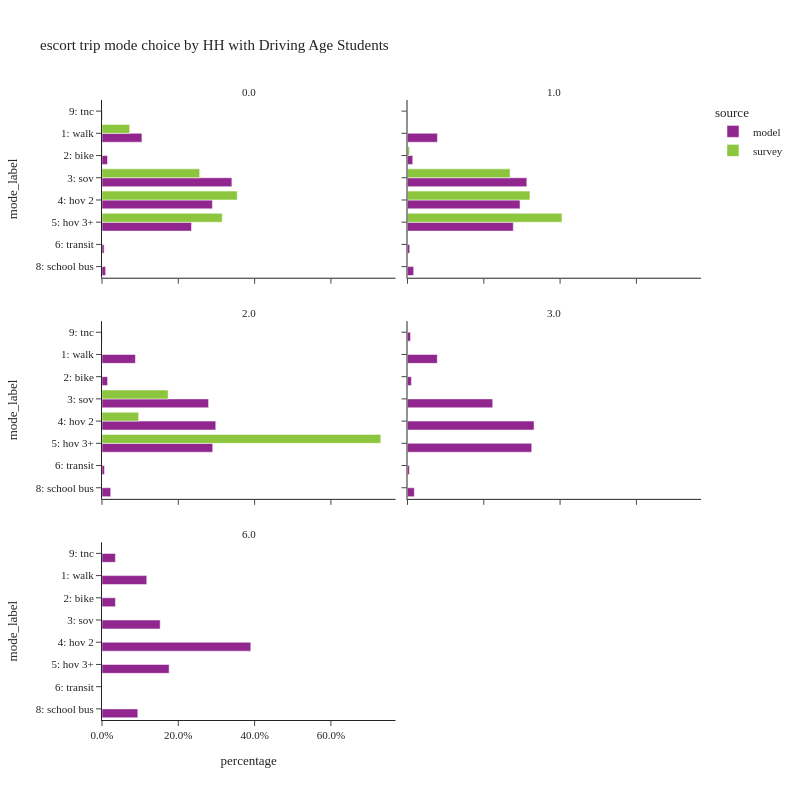

Notebook source saved alongside this figure:
### Code cell
plot_mode_choice(es_trip,
                 "hhhsc",
                 {
                  "mode_label":["1: walk","2: bike","3: sov","4: hov 2","5: hov 3+","6: transit",
                                   "8: school bus","9: other–survey only"]},
                 "HH with Driving Age Students",2,800)

### Figure 1 — Plotly figure (JSON) as saved in the notebook; plotly's stock layout.template omitted (floating-point values rounded to 4 significant figures)
{"data": [{"alignmentgroup": "True", "customdata": [[176021], [25150], [599518], [514797], [427832], [6869], [17925], [1638]], "hovertemplate": "source=model<br>hhhsc=0.0<br>percentage=%{x}<br>mode_label=%{y}<br>sample count=%{customdata[0]}<extra></extra>", "legendgroup": "model", "marker": {"color": "#91268F", "pattern": {"shape": ""}}, "name": "model", "offsetgroup": "model", "orientation": "h", "showlegend": true, "textposition": "auto", "type": "bar", "x": [0.1046, 0.01448, 0.3404, 0.2894, 0.2346, 0.005624, 0.009551, 0.001327], "xaxis": "x5", "y": ["1: walk", "2: bike", "3: sov", "4: hov 2", "5: hov 3+", "6: transit", "8: school bus", "9: tnc"], "yaxis": "y5"}, {"alignmentgroup": "True", "customdata": [[19226], [3397], [72213], [69045], [66528], [1042], [4109], [137]], "hovertemplate": "source=model<br>hhhsc=1.0<br>percentage=%{x}<br>mode_label=%{y}<br>sample count=%{customdata[0]}<extra></extra>", "legendgroup": "model", "marker": {"color": "#91268F", "pattern": {"shape": ""}}, "name": "model", "offsetgroup": "model", "orientation": "h", "showlegend": false, "textposition": "auto", "type": "bar", "x": [0.07845, 0.01375, 0.3128, 0.2949, 0.2773, 0.005806, 0.01618, 0.0007555], "xaxis": "x6", "y": ["1: walk", "2: bike", "3: sov", "4: hov 2", "5: hov 3+", "6: transit", "8: school bus", "9: tnc"], "yaxis": "y6"}, {"alignmentgroup": "True", "customdata": [[3676], [598], [9933], [11202], [11620], [167], [959], [16]], "hovertemplate": "source=model<br>hhhsc=2.0<br>percentage=%{x}<br>mode_label=%{y}<br>sample count=%{customdata[0]}<extra></extra>", "legendgroup": "model", "marker": {"color": "#91268F", "pattern": {"shape": ""}}, "name": "model", "offsetgroup": "model", "orientation": "h", "showlegend": false, "textposition": "auto", "type": "bar", "x": [0.0876, 0.01468, 0.2794, 0.2982, 0.2902, 0.006559, 0.02285, 0.0005034], "xaxis": "x3", "y": ["1: walk", "2: bike", "3: sov", "4: hov 2", "5: hov 3+", "6: transit", "8: school bus", "9: tnc"], "yaxis": "y3"}, {"alignmentgroup": "True", "customdata": [[74], [8], [148], [240], [226], [3], [15], [2]], "hovertemplate": "source=model<br>hhhsc=3.0<br>percentage=%{x}<br>mode_label=%{y}<br>sample count=%{customdata[0]}<extra></extra>", "legendgroup": "model", "marker": {"color": "#91268F", "pattern": {"shape": ""}}, "name": "model", "offsetgroup": "model", "orientation": "h", "showlegend": false, "textposition": "auto", "type": "bar", "x": [0.07814, 0.01035, 0.2234, 0.3318, 0.3256, 0.004921, 0.0179, 0.007886], "xaxis": "x4", "y": ["1: walk", "2: bike", "3: sov", "4: hov 2", "5: hov 3+", "6: transit", "8: school bus", "9: tnc"], "yaxis": "y4"}, {"alignmentgroup": "True", "customdata": [[2], [1], [3], [9], [3], [2], [1]], "hovertemplate": "source=model<br>hhhsc=6.0<br>percentage=%{x}<br>mode_label=%{y}<br>sample count=%{customdata[0]}<extra></extra>", "legendgroup": "model", "marker": {"color": "#91268F", "pattern": {"shape": ""}}, "name": "model", "offsetgroup": "model", "orientation": "h", "showlegend": false, "textposition": "auto", "type": "bar", "x": [0.1173, 0.03519, 0.1525, 0.39, 0.176, 0.09384, 0.03519], "xaxis": "x", "y": ["1: walk", "2: bike", "3: sov", "4: hov 2", "5: hov 3+", "8: school bus", "9: tnc"], "yaxis": "y"}, {"alignmentgroup": "True", "customdata": [[137], [23], [328], [467], [382], [5], [3]], "hovertemplate": "source=survey<br>hhhsc=0.0<br>percentage=%{x}<br>mode_label=%{y}<br>sample count=%{customdata[0]}<extra></extra>", "legendgroup": "survey", "marker": {"color": "#8CC63E", "pattern": {"shape": ""}}, "name": "survey", "offsetgroup": "survey", "orientation": "h", "showlegend": true, "textposition": "auto", "type": "bar", "x": [0.07254, 0.001247, 0.256, 0.3544, 0.3152, 0.0003644, 0.0001873], "xaxis": "x5", "y": ["1: walk", "2: bike", "3: sov", "4: hov 2", "5: hov 3+", "6: transit", "8: school bus"], "yaxis": "y5"}, {"alignmentgroup": "True", "customdata": [[1], [1], [26], [41], [23]], "hovertemplate": "source=survey<br>hhhsc=1.0<br>percentage=%{x}<br>mode_label=%{y}<br>sample count=%{customdata[0]}<extra></extra>", "legendgroup": "survey", "marker": {"color": "#8CC63E", "pattern": {"shape": ""}}, "name": "survey", "offsetgroup": "survey", "orientation": "h", "showlegend": false, "textposition": "auto", "type": "bar", "x": [7.85e-05, 0.005077, 0.2689, 0.321, 0.405], "xaxis": "x6", "y": ["1: walk", "2: bike", "3: sov", "4: hov 2", "5: hov 3+"], "yaxis": "y6"}, {"alignmentgroup": "True", "customdata": [[4], [2], [8]], "hovertemplate": "source=survey<br>hhhsc=2.0<br>percentage=%{x}<br>mode_label=%{y}<br>sample count=%{customdata[0]}<extra></extra>", "legendgroup": "survey", "marker": {"color": "#8CC63E", "pattern": {"shape": ""}}, "name": "survey", "offsetgroup": "survey", "orientation": "h", "showlegend": false, "textposition": "auto", "type": "bar", "x": [0.1733, 0.09584, 0.7309], "xaxis": "x3", "y": ["3: sov", "4: hov 2", "5: hov 3+"], "yaxis": "y3"}], "layout": {"annotations": [{"font": {}, "showarrow": false, "text": "6.0", "x": 0.245, "xanchor": "center", "xref": "paper", "y": 0.2867, "yanchor": "bottom", "yref": "paper"}, {"font": {}, "showarrow": false, "text": "2.0", "x": 0.245, "xanchor": "center", "xref": "paper", "y": 0.6433, "yanchor": "bottom", "yref": "paper"}, {"font": {}, "showarrow": false, "text": "3.0", "x": 0.755, "xanchor": "center", "xref": "paper", "y": 0.6433, "yanchor": "bottom", "yref": "paper"}, {"font": {}, "showarrow": false, "text": "0.0", "x": 0.245, "xanchor": "center", "xref": "paper", "y": 1.0, "yanchor": "bottom", "yref": "paper"}, {"font": {}, "showarrow": false, "text": "1.0", "x": 0.755, "xanchor": "center", "xref": "paper", "y": 1.0, "yanchor": "bottom", "yref": "paper"}], "barmode": "group", "height": 800, "legend": {"title": {"text": "source"}, "tracegroupgap": 0}, "title": {"text": "escort trip mode choice by HH with Driving Age Students"}, "width": 800, "xaxis": {"anchor": "y", "domain": [0.0, 0.49], "tickformat": ".1%", "title": {"text": "percentage"}}, "xaxis2": {"anchor": "y2", "domain": [0.51, 1.0], "matches": "x", "tickformat": ".1%", "title": {"text": "percentage"}}, "xaxis3": {"anchor": "y3", "domain": [0.0, 0.49], "matches": "x", "showticklabels": false, "tickformat": ".1%"}, "xaxis4": {"anchor": "y4", "domain": [0.51, 1.0], "matches": "x", "showticklabels": false, "tickformat": ".1%"}, "xaxis5": {"anchor": "y5", "domain": [0.0, 0.49], "matches": "x", "showticklabels": false, "tickformat": ".1%"}, "xaxis6": {"anchor": "y6", "domain": [0.51, 1.0], "matches": "x", "showticklabels": false, "tickformat": ".1%"}, "yaxis": {"anchor": "x", "categoryarray": ["9: other–survey only", "8: school bus", "6: transit", "5: hov 3+", "4: hov 2", "3: sov", "2: bike", "1: walk"], "categoryorder": "array", "domain": [0.0, 0.2867], "title": {"text": "mode_label"}}, "yaxis2": {"anchor": "x2", "domain": [0.0, 0.2867], "matches": "y", "showticklabels": false}, "yaxis3": {"anchor": "x3", "categoryarray": ["9: other–survey only", "8: school bus", "6: transit", "5: hov 3+", "4: hov 2", "3: sov", "2: bike", "1: walk"], "categoryorder": "array", "domain": [0.3567, 0.6433], "matches": "y", "title": {"text": "mode_label"}}, "yaxis4": {"anchor": "x4", "domain": [0.3567, 0.6433], "matches": "y", "showticklabels": false}, "yaxis5": {"anchor": "x5", "categoryarray": ["9: other–survey only", "8: school bus", "6: transit", "5: hov 3+", "4: hov 2", "3: sov", "2: bike", "1: walk"], "categoryorder": "array", "domain": [0.7133, 1.0], "matches": "y", "title": {"text": "mode_label"}}, "yaxis6": {"anchor": "x6", "domain": [0.7133, 1.0], "matches": "y", "showticklabels": false}}}
